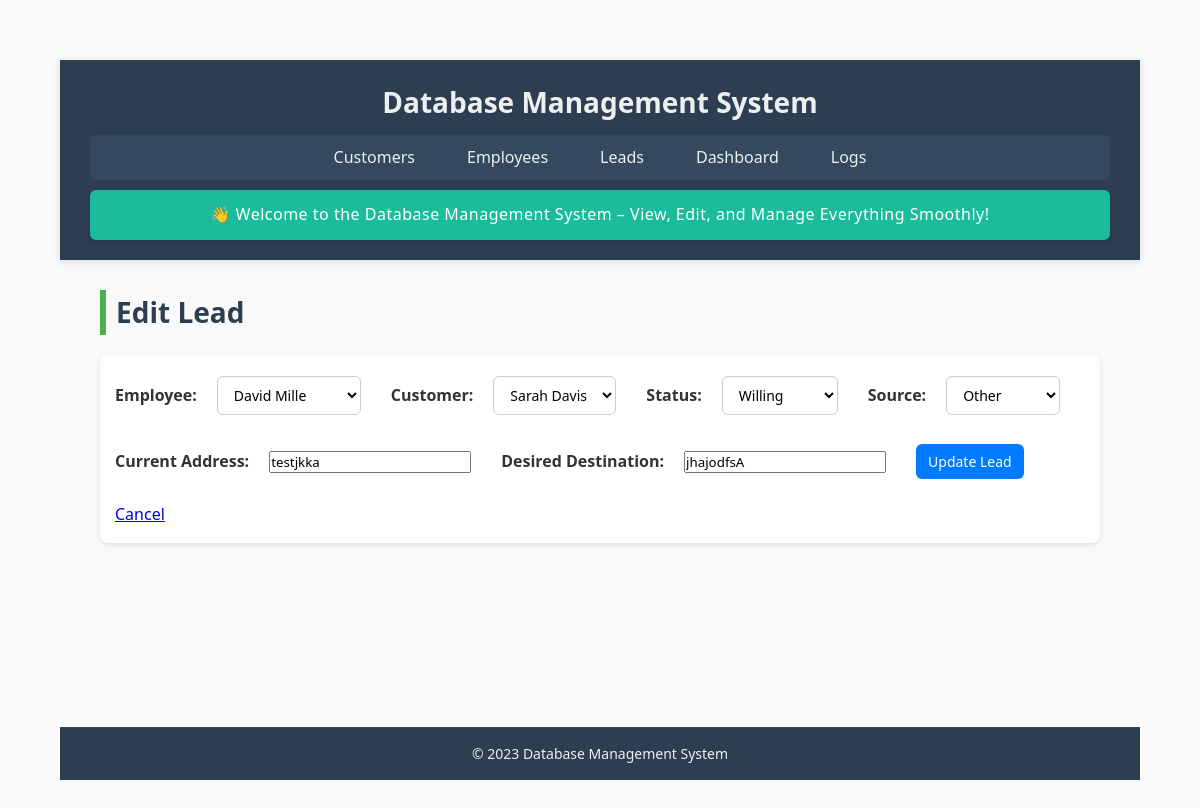
The page /leads/edit/292b31de on the database as committed earlier.
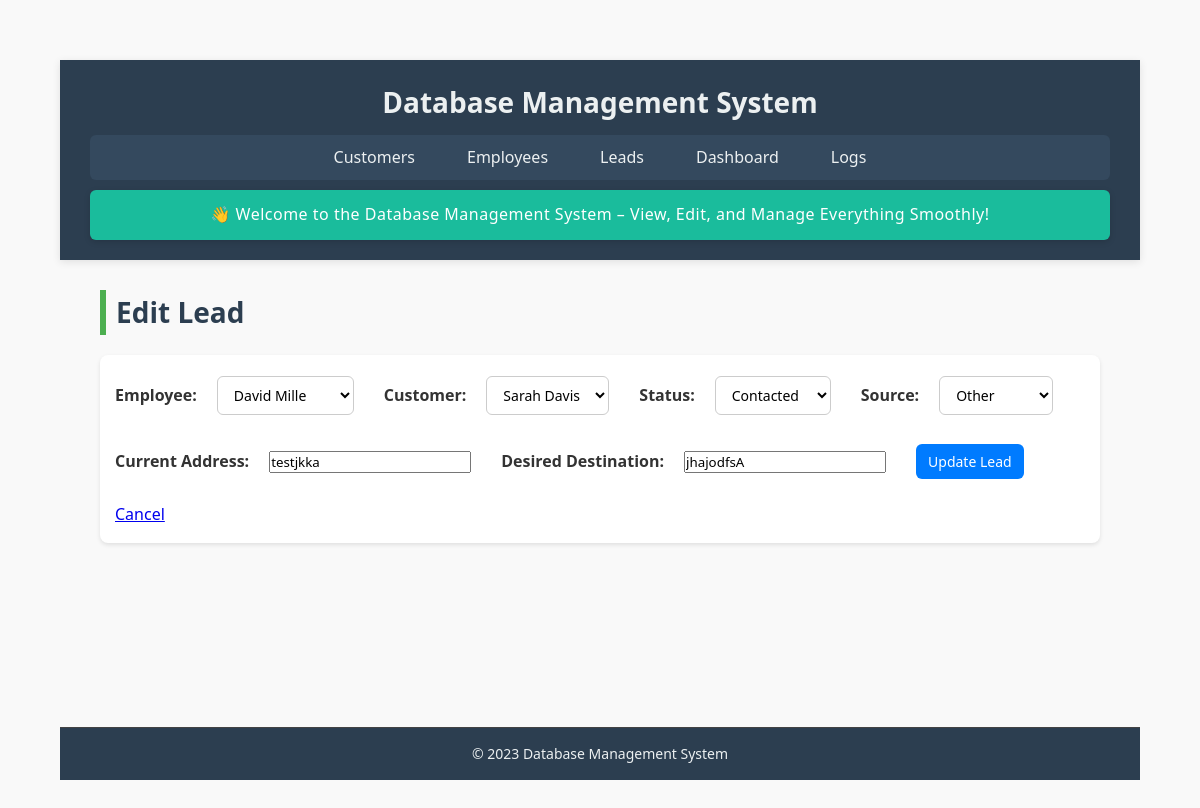
The same page on the database as committed later.
### tables this page shows
CREATE TABLE leads (
    employeeLeadId TEXT PRIMARY KEY,
    employeeId TEXT NOT NULL,
    employeeName TEXT NOT NULL,
    employeeContactNo TEXT NOT NULL,
    customerName TEXT NOT NULL,
    customerId TEXT NOT NULL,
    customerContactNo TEXT NOT NULL,
    currentAddress TEXT NOT NULL,
    desiredDestination TEXT NOT NULL,
    status TEXT NOT NULL CHECK (status IN ('Pending', 'Contacted', 'Lost', 'Willing', 'Paid', 'Refund', 'Confirmed')),
    source TEXT NOT NULL CHECK (source IN ('Facebook', 'WhatsApp', 'Reference', 'TikTok', 'Other')),
    createdAt TEXT DEFAULT CURRENT_TIMESTAMP,
    updatedAt TEXT DEFAULT CURRENT_TIMESTAMP, amountClosed REAL DEFAULT 0,
    FOREIGN KEY (employeeId) REFERENCES employees(empId),
    FOREIGN KEY (customerId) REFERENCES customers(customerId)
);

CREATE TABLE employees (
    empId TEXT PRIMARY KEY,
    empName TEXT NOT NULL,
    phoneNo TEXT,
    targetAmount REAL NOT NULL CHECK (targetAmount >= 0),
    achievedAmount REAL NOT NULL CHECK (achievedAmount >= 0),
    createdAt TEXT DEFAULT CURRENT_TIMESTAMP,
    updatedAt TEXT DEFAULT CURRENT_TIMESTAMP
);

CREATE TABLE customers (
    customerId TEXT PRIMARY KEY,
    customerName TEXT NOT NULL,
    phone TEXT NOT NULL,
    source TEXT NOT NULL,
    currentLocation TEXT NOT NULL,
    desiredDestination TEXT NOT NULL,
    dateOfArrival TEXT,
    createdAt TEXT DEFAULT CURRENT_TIMESTAMP,
    updatedAt TEXT DEFAULT CURRENT_TIMESTAMP
, status TEXT);

### app.py (the view, shortened to what this page needs)
@app.route('/leads/edit/<string:lead_id>', methods=['GET', 'POST'])
def edit_lead(lead_id):
    with closing(get_db_connection()) as conn:
        with closing(conn.cursor()) as cursor:
            cursor.execute("SELECT * FROM leads WHERE employeeLeadId = ?", (lead_id,))
            lead = cursor.fetchone()
    if not lead:
        flash("Lead not found", "danger")
        return redirect(url_for('leads'))
    return render_template('edit_lead.html',
                           lead=dict(lead),
                           employees=get_all_employees(),
                           customers=get_all_customers())

### app.py (called while the page is built)
def get_db_connection():
    conn = sqlite3.connect(DATABASE, timeout=10)
    conn.row_factory = sqlite3.Row
    conn.execute("PRAGMA journal_mode=WAL")
    return conn

def get_all_employees():
    with closing(get_db_connection()) as conn:
        with closing(conn.cursor()) as cursor:
            cursor.execute("SELECT empId, empName FROM employees")
            return cursor.fetchall()

def get_all_customers():
    with closing(get_db_connection()) as conn:
        with closing(conn.cursor()) as cursor:
            cursor.execute("SELECT customerId, customerName FROM customers")
            return cursor.fetchall()

### templates/edit_lead.html (shortened to what this page needs)
{% extends "base.html" %}
{% block content %}
<h2>Edit Lead</h2>
<form method="POST" id="leadForm">
    <label for="employeeId">Employee:</label>
    <select name="employeeId" required>
        {% for emp in employees %}
        <option value="{{ emp.empId }}" {% if emp.empId==lead.employeeId %}selected{% endif %}>
            {{ emp.empName }}
        </option>
        {% endfor %}
    </select><br><br>
    <label for="customerId">Customer:</label>
    <select name="customerId" required>
        {% for cust in customers %}
        <option value="{{ cust.customerId }}" {% if cust.customerId==lead.customerId %}selected{% endif %}>
            {{ cust.customerName }}
        </option>
        {% endfor %}
    </select><br><br>
    <label for="status">Status:</label>
    <select name="status" id="status" required onchange="checkStatusChange()">
        {% for s in ['Pending', 'Contacted', 'Lost', 'Willing', 'Paid', 'Refund', 'Confirmed'] %}
        <option value="{{ s }}" {% if s==lead.status %}selected{% endif %}>{{ s }}</option>
        {% endfor %}
    </select><br><br>
    <label for="source">Source:</label>
    <select name="source" required>
        {% for s in ['Facebook', 'WhatsApp', 'Reference', 'TikTok', 'Other'] %}
        <option value="{{ s }}" {% if s==lead.source %}selected{% endif %}>{{ s }}</option>
        {% endfor %}
    </select><br><br>
    <label for="currentAddress">Current Address:</label>
    <input type="text" name="currentAddress" value="{{ lead.currentAddress }}" required><br><br>
    <label for="desiredDestination">Desired Destination:</label>
    <input type="text" name="desiredDestination" value="{{ lead.desiredDestination }}" required><br><br>
    <button type="submit">Update Lead</button>
    <a href="{{ url_for('leads') }}">Cancel</a>
</form>
{% endblock %}

Rows that differ between the two databases and show on the page:
changed leads "Other": status "Willing" → "Contacted"
